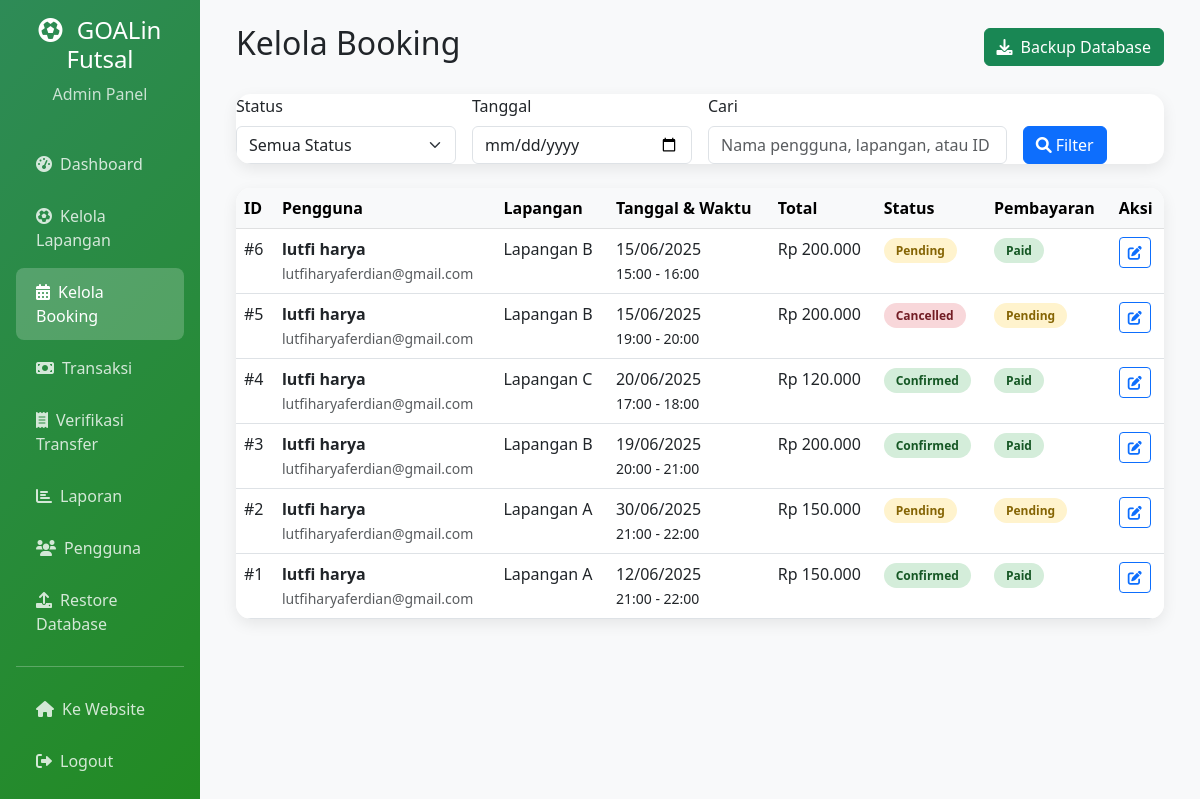
The app's page /admin/bookings.php (signed in) with its own data.
### tables this page shows
CREATE TABLE `bookings` (
  `id` int NOT NULL AUTO_INCREMENT,
  `user_id` int NOT NULL,
  `field_id` int NOT NULL,
  `booking_date` date NOT NULL,
  `time_slot_id` int NOT NULL,
  `total_price` decimal(10,2) NOT NULL,
  `status` enum('pending','confirmed','cancelled','completed') DEFAULT 'pending',
  `payment_status` enum('pending','paid','refunded') DEFAULT 'pending',
  `payment_method` varchar(50) DEFAULT NULL,
  `notes` text,
  `admin_notes` text,
  `created_at` timestamp NULL DEFAULT CURRENT_TIMESTAMP,
  `updated_at` timestamp NULL DEFAULT CURRENT_TIMESTAMP ON UPDATE CURRENT_TIMESTAMP,
  `bank_account` varchar(100) DEFAULT NULL,
  PRIMARY KEY (`id`),
  UNIQUE KEY `unique_booking` (`field_id`,`booking_date`,`time_slot_id`),
  KEY `user_id` (`user_id`),
  KEY `time_slot_id` (`time_slot_id`),
  CONSTRAINT `bookings_ibfk_1` FOREIGN KEY (`user_id`) REFERENCES `users` (`id`),
  CONSTRAINT `bookings_ibfk_2` FOREIGN KEY (`field_id`) REFERENCES `fields` (`id`),
  CONSTRAINT `bookings_ibfk_3` FOREIGN KEY (`time_slot_id`) REFERENCES `time_slots` (`id`)
);

CREATE TABLE `users` (
  `id` int NOT NULL AUTO_INCREMENT,
  `username` varchar(50) NOT NULL,
  `email` varchar(100) NOT NULL,
  `password` varchar(255) NOT NULL,
  `full_name` varchar(100) NOT NULL,
  `phone` varchar(20) DEFAULT NULL,
  `role` enum('user','admin') DEFAULT 'user',
  `created_at` timestamp NULL DEFAULT CURRENT_TIMESTAMP,
  `updated_at` timestamp NULL DEFAULT CURRENT_TIMESTAMP ON UPDATE CURRENT_TIMESTAMP,
  PRIMARY KEY (`id`),
  UNIQUE KEY `username` (`username`),
  UNIQUE KEY `email` (`email`)
);

CREATE TABLE `fields` (
  `id` int NOT NULL AUTO_INCREMENT,
  `name` varchar(100) NOT NULL,
  `description` text,
  `price_per_hour` decimal(10,2) NOT NULL,
  `image_path` varchar(255) DEFAULT NULL,
  `status` enum('active','maintenance') DEFAULT 'active',
  `created_at` timestamp NULL DEFAULT CURRENT_TIMESTAMP,
  `updated_at` timestamp NULL DEFAULT CURRENT_TIMESTAMP ON UPDATE CURRENT_TIMESTAMP,
  PRIMARY KEY (`id`)
);

CREATE TABLE `time_slots` (
  `id` int NOT NULL AUTO_INCREMENT,
  `start_time` time NOT NULL,
  `end_time` time NOT NULL,
  `created_at` timestamp NULL DEFAULT CURRENT_TIMESTAMP,
  PRIMARY KEY (`id`)
);

### config/config.php (called while the page is built, shortened)
<?php
function formatCurrency($amount) {
    return 'Rp ' . number_format($amount, 0, ',', '.');
}
function formatDate($date) {
    return date('d/m/Y', strtotime($date));
}
function formatTime($time) {
    return date('H:i', strtotime($time));
}
?>

### admin/bookings.php (the view, shortened to what this page needs)
<?php
require_once '../config/config.php';
$database = new Database();
$db = $database->getConnection();
$date_filter = isset($_GET['date']) ? $_GET['date'] : '';
$search = isset($_GET['search']) ? trim($_GET['search']) : '';
$params = [];
$where_clause = '';
$query = "
    SELECT b.*, u.full_name, u.email, u.phone, f.name as field_name,
           ts.start_time, ts.end_time
    FROM bookings b
    JOIN users u ON b.user_id = u.id
    JOIN fields f ON b.field_id = f.id
    JOIN time_slots ts ON b.time_slot_id = ts.id
    $where_clause
    ORDER BY b.created_at DESC
";
$stmt = $db->prepare($query);
$stmt->execute($params);
$bookings = $stmt->fetchAll(PDO::FETCH_ASSOC);
?>
<!DOCTYPE html>
<html lang="id">
<head>
    <link href="https://cdn.jsdelivr.net/npm/bootstrap@5.3.0/dist/css/bootstrap.min.css" rel="stylesheet">
    <link href="https://cdnjs.cloudflare.com/ajax/libs/font-awesome/6.0.0/css/all.min.css" rel="stylesheet">
</head>
<body>
    <div class="container-fluid">
        <div class="row">
            <div class="col-md-3 col-lg-2 px-0">
                <div class="sidebar">
                    <div class="p-3">
                        <h4 class="text-center">
                            <i class="fas fa-futbol me-2"></i>
                            <?php echo SITE_NAME; ?>
                        </h4>
                        <p class="text-center mb-0 opacity-75">Admin Panel</p>
                    </div>
                    <nav class="nav flex-column p-3">
                        <a class="nav-link" href="index.php">
                            <i class="fas fa-tachometer-alt me-2"></i>Dashboard
                        </a>
                        <a class="nav-link" href="fields.php">
                            <i class="fas fa-futbol me-2"></i>Kelola Lapangan
                        </a>
                        <a class="nav-link active" href="bookings.php">
                            <i class="fas fa-calendar-alt me-2"></i>Kelola Booking
                        </a>
                        <a class="nav-link" href="transactions.php">
                            <i class="fas fa-money-bill me-2"></i>Transaksi
                        </a>
                        <a class="nav-link" href="payment-proofs.php">
                            <i class="fas fa-receipt me-2"></i>Verifikasi Transfer
                        </a>
                        <a class="nav-link" href="reports.php">
                            <i class="fas fa-chart-bar me-2"></i>Laporan
                        </a>
                        <a class="nav-link" href="users.php">
                            <i class="fas fa-users me-2"></i>Pengguna
                        </a>
                        <a class="nav-link" href="restore.php">
                            <i class="fas fa-upload me-2"></i>Restore Database
                        </a>
                        <hr class="my-3">
                        <a class="nav-link" href="../index.php">
                            <i class="fas fa-home me-2"></i>Ke Website
                        </a>
                        <a class="nav-link" href="../logout.php">
                            <i class="fas fa-sign-out-alt me-2"></i>Logout
                        </a>
                    </nav>
                </div>
            </div>
            <div class="col-md-9 col-lg-10">
                <div class="p-4">
                    <div class="d-flex justify-content-between align-items-center mb-4">
                        <h2>Kelola Booking</h2>
                        <button class="btn btn-success" onclick="backupDatabase()">
                            <i class="fas fa-download me-2"></i>Backup Database
                        </button>
                    </div>
                    <div class="table-card mb-4">
                        <div class="card-body">
                            <form method="GET" class="row g-3">
                                <div class="col-md-3">
                                    <label for="status" class="form-label">Status</label>
                                    <select class="form-select" id="status" name="status">
                                        <option value="">Semua Status</option>
                                    </select>
                                </div>
                                <div class="col-md-3">
                                    <label for="date" class="form-label">Tanggal</label>
                                    <input type="date" class="form-control" id="date" name="date" value="<?php echo $date_filter; ?>">
                                </div>
                                <div class="col-md-4">
                                    <label for="search" class="form-label">Cari</label>
                                    <input type="text" class="form-control" id="search" name="search"
                                           placeholder="Nama pengguna, lapangan, atau ID booking" value="<?php echo htmlspecialchars($search); ?>">
                                </div>
                                <div class="col-md-2">
                                    <label class="form-label">&nbsp;</label>
                                    <div>
                                        <button type="submit" class="btn btn-primary">
                                            <i class="fas fa-search me-1"></i>Filter
                                        </button>
                                    </div>
                                </div>
                            </form>
                        </div>
                    </div>
                    <div class="table-card">
                        <div class="table-responsive">
                            <table class="table table-hover mb-0">
                                <thead class="table-light">
                                    <tr>
                                        <th>ID</th>
                                        <th>Pengguna</th>
                                        <th>Lapangan</th>
                                        <th>Tanggal & Waktu</th>
                                        <th>Total</th>
                                        <th>Status</th>
                                        <th>Pembayaran</th>
                                        <th>Aksi</th>
                                    </tr>
                                </thead>
                                <tbody>
                                    <?php if (empty($bookings)): ?>
                                        <tr>
                                            <td colspan="8" class="text-center py-4">
                                                <i class="fas fa-calendar-times fa-3x text-muted mb-3"></i>
                                                <p class="text-muted">Tidak ada booking ditemukan</p>
                                            </td>
                                        </tr>
                                    <?php else: ?>
                                        <?php foreach ($bookings as $booking): ?>
                                            <tr>
                                                <td>#<?php echo $booking['id']; ?></td>
                                                <td>
                                                    <strong><?php echo htmlspecialchars($booking['full_name']); ?></strong><br>
                                                    <small class="text-muted"><?php echo htmlspecialchars($booking['email']); ?></small>
                                                </td>
                                                <td><?php echo htmlspecialchars($booking['field_name']); ?></td>
                                                <td>
                                                    <?php echo formatDate($booking['booking_date']); ?><br>
                                                    <small><?php echo formatTime($booking['start_time']) . ' - ' . formatTime($booking['end_time']); ?></small>
                                                </td>
                                                <td><?php echo formatCurrency($booking['total_price']); ?></td>
                                                <td>
                                                    <span class="status-badge status-<?php echo $booking['status']; ?>">
                                                        <?php echo ucfirst($booking['status']); ?>
                                                    </span>
                                                </td>
                                                <td>
                                                    <span class="status-badge payment-<?php echo $booking['payment_status']; ?>">
                                                        <?php echo ucfirst($booking['payment_status']); ?>
                                                    </span>
                                                </td>
                                                <td>
                                                    <button class="btn btn-sm btn-outline-primary"
                                                            onclick="editBooking(<?php echo htmlspecialchars(json_encode($booking)); ?>)">
                                                        <i class="fas fa-edit"></i>
                                                    </button>
                                                </td>
                                            </tr>
                                        <?php endforeach; ?>
                                    <?php endif; ?>
                                </tbody>
                            </table>
                        </div>
                    </div>
                </div>
            </div>
        </div>
    </div>
</body>
</html>

### admin/bookings.php (style rules this page uses)
body { background: #f8f9fa; }
.sidebar { background: linear-gradient(135deg, #2E8B57 0%, #228B22 100%); min-height: 100vh; color: white; }
.sidebar .nav-link { color: rgba(255,255,255,0.8); padding: 12px 20px; border-radius: 8px; margin: 2px 0; transition: all 0.3s ease; }
.sidebar .nav-link.active { background: rgba(255,255,255,0.2); color: white; }
.table-card { background: white; border-radius: 15px; box-shadow: 0 5px 15px rgba(0,0,0,0.08); overflow: hidden; }
.status-badge { padding: 4px 12px; border-radius: 20px; font-size: 0.75rem; font-weight: 600; }
.status-pending { background: #fff3cd; color: #856404; }
.status-confirmed { background: #d4edda; color: #155724; }
.status-cancelled { background: #f8d7da; color: #721c24; }
.payment-pending { background: #fff3cd; color: #856404; }
.payment-paid { background: #d4edda; color: #155724; }

### records on screen
bookings: id "6", user.full_name "lutfi harya", user.email "lutfiharyaferdian@gmail.com", field.name "Lapangan B", booking_date "15/06/2025", time_slot.start_time "15:00", time_slot.end_time "16:00", total_price "Rp 200.000", status "Pending", payment_status "Paid"
bookings: id "5", user.full_name "lutfi harya", user.email "lutfiharyaferdian@gmail.com", field.name "Lapangan B", booking_date "15/06/2025", time_slot.start_time "19:00", time_slot.end_time "20:00", total_price "Rp 200.000", status "Cancelled", payment_status "Pending"
bookings: id "4", user.full_name "lutfi harya", user.email "lutfiharyaferdian@gmail.com", field.name "Lapangan C", booking_date "20/06/2025", time_slot.start_time "17:00", time_slot.end_time "18:00", total_price "Rp 120.000", status "Confirmed", payment_status "Paid"
bookings: id "3", user.full_name "lutfi harya", user.email "lutfiharyaferdian@gmail.com", field.name "Lapangan B", booking_date "19/06/2025", time_slot.start_time "20:00", time_slot.end_time "21:00", total_price "Rp 200.000", status "Confirmed", payment_status "Paid"
bookings: id "2", user.full_name "lutfi harya", user.email "lutfiharyaferdian@gmail.com", field.name "Lapangan A", booking_date "30/06/2025", time_slot.start_time "21:00", time_slot.end_time "22:00", total_price "Rp 150.000", status "Pending", payment_status "Pending"
bookings: id "1", user.full_name "lutfi harya", user.email "lutfiharyaferdian@gmail.com", field.name "Lapangan A", booking_date "12/06/2025", time_slot.start_time "21:00", time_slot.end_time "22:00", total_price "Rp 150.000", status "Confirmed", payment_status "Paid"

### other values on screen
SITE_NAME "GOALin Futsal"
